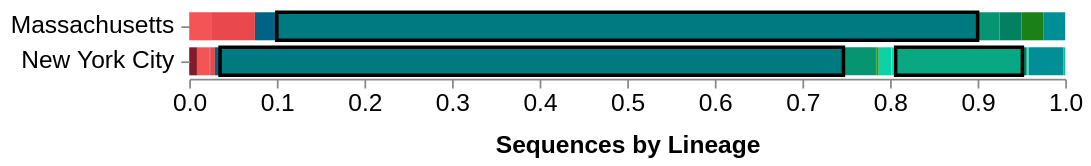

Vega-Lite specification for this chart:
### Vega specification from a JSON file in a GitHub repository (floating-point values rounded to 4 significant figures; data arrays with more than 128 entries replaced by an {"elided": "..."} marker saying what was removed)
{"$schema": "https://vega.github.io/schema/vega/v5.json", "description": "A basic stacked bar chart example.", "width": 500, "padding": 5, "autosize": "pad", "signals": [{"name": "rangeStep", "value": 20}, {"name": "innerPadding", "value": 0.2}, {"name": "outerPadding", "value": 0.1}, {"name": "stackOffset", "value": "normalize"}, {"name": "xLabel", "value": "Sequences by Lineage"}, {"name": "hoverLocation", "value": null, "on": [{"events": "@yAxisLabels:mouseover!", "update": "{location: datum.value}"}, {"events": "@yAxisLabels:mouseout!", "update": "null"}]}, {"name": "hoverGroup", "value": null, "on": [{"events": "@locationbars:mouseover!", "update": "{group: datum.group}"}, {"events": "@locationbars:mouseout!", "update": "null"}]}, {"name": "height", "update": "yExtent[1]"}, {"name": "clearGroup", "value": true, "comment": "If clicking on anything but a location bar, then clear the selection (by clearing the 'selection' data object)", "on": [{"events": "@yAxisLabels:click", "update": "false", "force": true}, {"events": "mouseup[!event.item]", "update": "true", "force": true}]}, {"name": "clearLocation", "value": true, "comment": "If clicking on anything but a location bar, then clear the selection (by clearing the 'selection' data object)", "on": [{"events": "@locationbars:click", "update": "false", "force": true}, {"events": "mouseup[!event.item]", "update": "true", "force": true}]}, {"name": "shiftGroup", "value": false, "comment": "Track whether or not the shift key is pressed. Used to select multiple locations by holding down shift before clicking", "on": [{"events": "@locationbars:click", "update": "event.shiftKey", "force": true}]}, {"name": "shiftLocation", "value": false, "comment": "Track whether or not the shift key is pressed. Used to select multiple locations by holding down shift before clicking", "on": [{"events": "@yAxisLabels:click", "update": "event.shiftKey", "force": true}]}, {"name": "clickedGroups", "value": null, "comment": "Track clicks on the location bars, for selection purposes", "on": [{"events": "@locationbars:click", "update": "{group: datum.group}", "force": true}]}, {"name": "clickedLocations", "value": null, "on": [{"events": "@yAxisLabels:click", "update": "{location: datum.value}", "force": true}]}], "data": [{"name": "selectedGroups", "values": [{"group": "B.1"}, {"group": "B.1.3"}], "on": [{"trigger": "clearGroup", "remove": true}, {"trigger": "!shiftGroup", "remove": true}, {"trigger": "!shiftGroup && clickedGroups", "insert": "clickedGroups"}, {"trigger": "shiftGroup && clickedGroups", "toggle": "clickedGroups"}]}, {"name": "selectedLocations", "comment": "A list of groups that are selected", "on": [{"trigger": "clearLocation", "remove": true}, {"trigger": "!shiftLocation", "remove": true}, {"trigger": "!shiftLocation && clickedLocations", "insert": "clickedLocations"}, {"trigger": "shiftLocation && clickedLocations", "toggle": "clickedLocations"}]}, {"name": "location_by_group", "format": {"parse": {"location": "string", "group": "string", "cases_sum": "number", "location_counts": "number", "date": "date:'%Q'"}}, "values": {"elided": "195 records"}, "transform": [{"type": "aggregate", "groupby": ["location", "group"], "fields": ["cases_sum", "color"], "ops": ["sum", "max"], "as": ["cases_sum", "color"]}, {"type": "stack", "groupby": ["location"], "sort": {"field": "group"}, "field": "cases_sum", "offset": {"signal": "stackOffset"}}]}, {"name": "location_bars", "source": "location_by_group", "transform": [{"type": "aggregate", "groupby": ["location"]}, {"type": "formula", "as": "span", "expr": "rangeStep * bandspace(1, innerPadding, outerPadding)"}, {"type": "stack", "field": "span"}, {"type": "extent", "field": "y1", "signal": "yExtent"}]}], "scales": [{"name": "yscale", "type": "band", "round": true, "range": {"step": {"signal": "rangeStep"}}, "domain": {"data": "location_bars", "field": "location"}, "paddingInner": {"signal": "innerPadding"}, "paddingOuter": {"signal": "outerPadding"}}, {"name": "xscale", "type": "linear", "range": "width", "nice": true, "zero": true, "domain": {"data": "location_by_group", "field": "y1"}}], "axes": [{"orient": "bottom", "scale": "xscale", "zindex": 1, "labelFontSize": 14, "title": {"signal": "xLabel"}, "titleFontSize": 14, "titlePadding": 10}, {"orient": "left", "scale": "yscale", "domain": false, "zindex": 1, "labelFontSize": 14, "labelLimit": 200, "labelPadding": 4, "encode": {"labels": {"name": "yAxisLabels", "interactive": true, "update": {"opacity": {"value": 1.0}, "fill": [{"test": "!length(data('selectedLocations')) || indata('selectedLocations', 'location', datum.value)", "value": "#000"}, {"value": "#ccc"}]}, "hover": {"opacity": {"value": 0.6}}}}}], "marks": [{"name": "layer0", "type": "group", "encode": {"update": {"width": {"signal": "width"}, "height": {"signal": "height"}}}, "marks": [{"name": "locationbars", "type": "rect", "from": {"data": "location_by_group"}, "encode": {"enter": {"strokeWidth": {"value": 2}, "fill": {"field": "color"}, "tooltip": {"signal": "{title: datum.group, 'Location': datum.location, 'Sequences': datum.cases_sum, 'Total location sequences': datum.location_counts}"}}, "update": {"y": {"scale": "yscale", "field": "location"}, "height": {"scale": "yscale", "band": 1}, "x": {"scale": "xscale", "field": "y1"}, "x2": {"scale": "xscale", "field": "y0"}, "fillOpacity": [{"test": "hoverGroup && hoverGroup.group == datum.group", "value": 0.7}, {"test": "(!length(data('selectedLocations')) || indata('selectedLocations', 'location', datum.location)) && (datum.cases_sum > 0)", "value": 1.0}, {"value": 0.3}], "stroke": [{"test": "hoverGroup && hoverGroup.group == datum.group", "value": "#333"}, {"test": "indata('selectedGroups', 'group', datum.group)", "value": "#000"}, {"value": "transparent"}], "strokeDash": [{"test": "hoverGroup && hoverGroup.group == datum.group", "value": [4, 4]}, {"value": [0, 0]}], "zindex": [{"test": "hoverGroup && hoverGroup.group == datum.group", "value": 4}, {"test": "indata('selectedGroups', 'group', datum.group)", "value": 3}, {"value": 1}]}}}, {"name": "locationbaroutline", "type": "rect", "from": {"data": "location_bars"}, "encode": {"enter": {"fill": {"value": "white"}, "fillOpacity": {"value": 0.3}}, "update": {"y": {"scale": "yscale", "field": "location"}, "height": {"scale": "yscale", "band": 1}, "x": {"scale": "xscale", "value": 0}, "x2": [{"test": "hoverLocation && hoverLocation.location === datum.location", "scale": "xscale", "value": 1}, {"scale": "xscale", "value": 0}], "zindex": [{"test": "hoverLocation && hoverLocation.location === datum.location", "value": 3}, {"value": 0}]}}}]}]}
